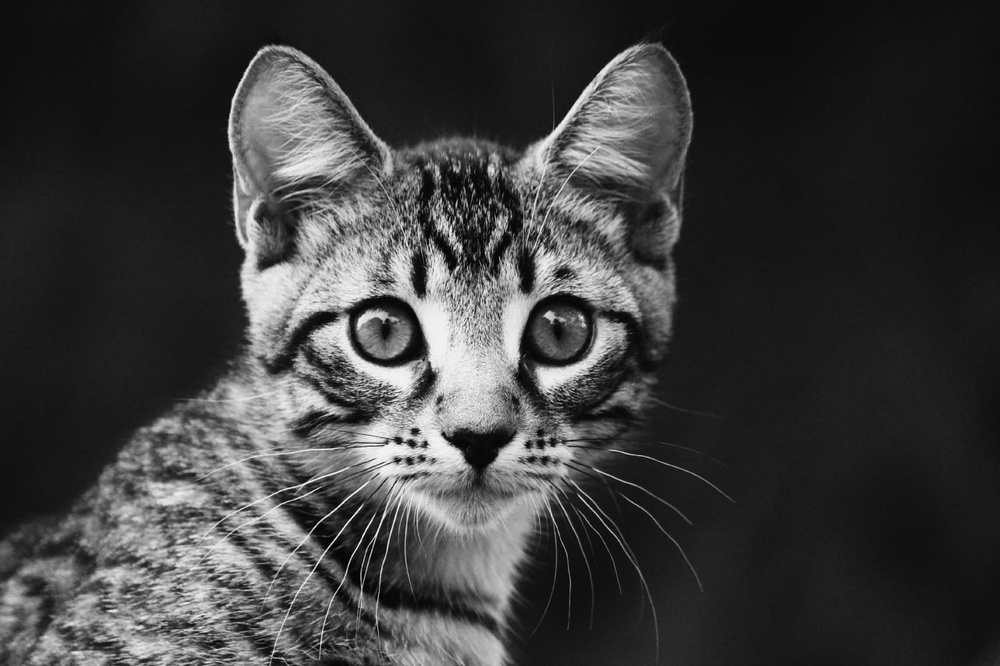
#> input picture lab2/imageKitty.jpg, 1000 x 666 px, shrunk from 1280 x 853 before the run
$ python lab2task1.py   (older library calls are emulated)
#> lines starting #> are read from the running program, lines starting #| are printed output that depends on the picture
#> further down, image is the input picture: shape (666, 1000); min 0, max 255, mean 60.7
import cv2
import numpy as np

# Функция для вычисления градиента методом Превитта вручную
def apply_prewitt(image):
    # Операторы Превитта для горизонтального и вертикального направлений
    kernel_x = np.array([[-1, 0, 1],
                         [-1, 0, 1],
                         [-1, 0, 1]])

    kernel_y = np.array([[ 1,  1,  1],
                         [ 0,  0,  0],
                         [-1, -1, -1]])

    # Применение свёртки для нахождения градиентов по x и y
    grad_x = cv2.filter2D(image, cv2.CV_64F, kernel_x)
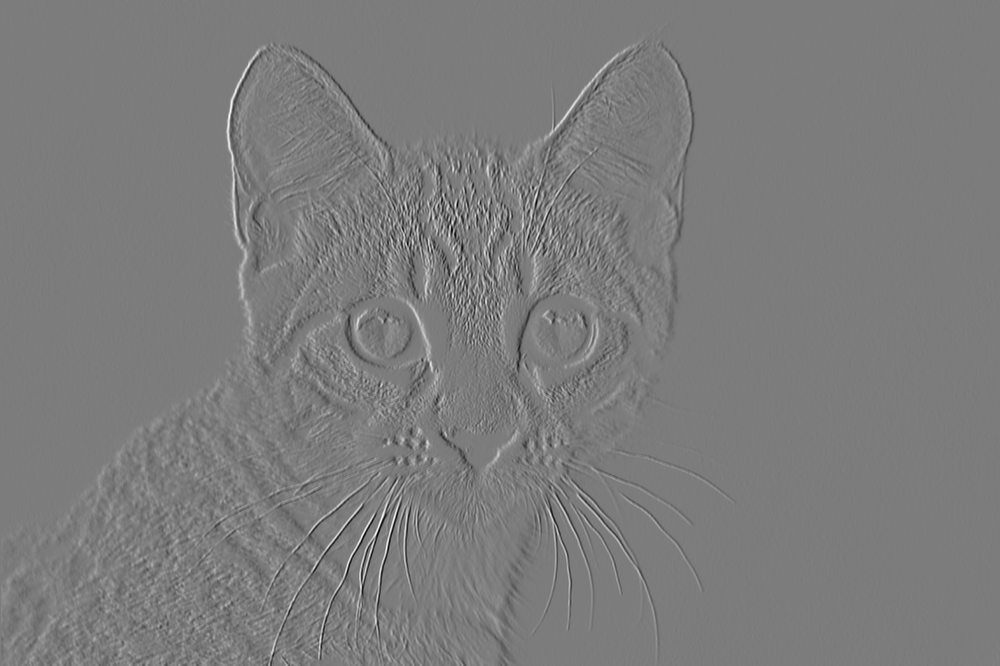
#> grad_x: shape (666, 1000) float64; min -612, max 641, mean -0.1; drawn with min black and max white
    grad_y = cv2.filter2D(image, cv2.CV_64F, kernel_y)
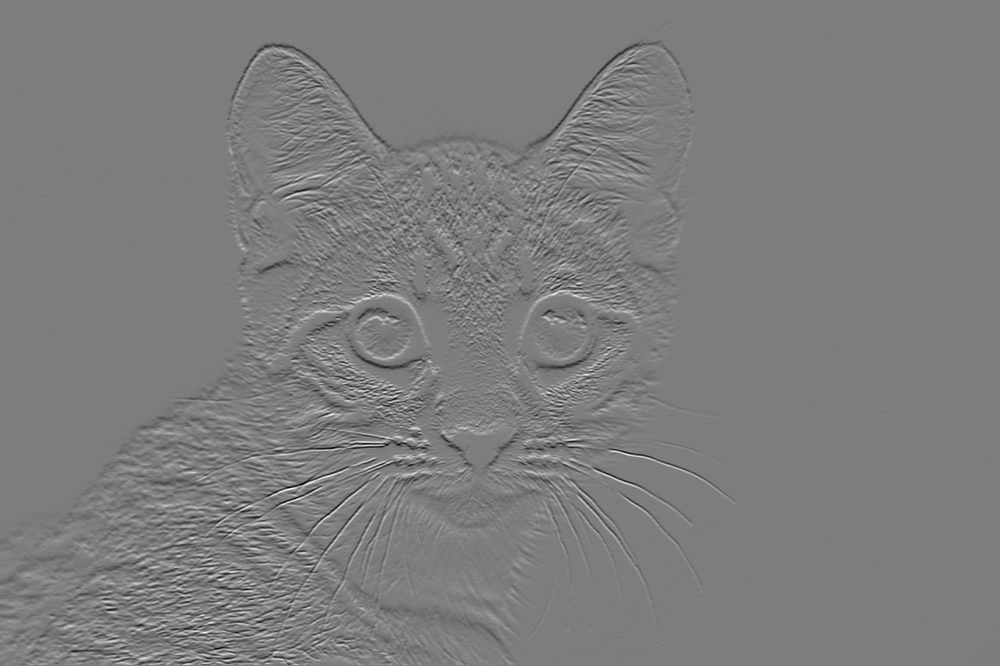
#> grad_y: shape (666, 1000) float64; min -592, max 611, mean -0.4; drawn with min black and max white

    # Вычисление градиента по модулю
    grad = np.sqrt(np.square(grad_x) + np.square(grad_y))
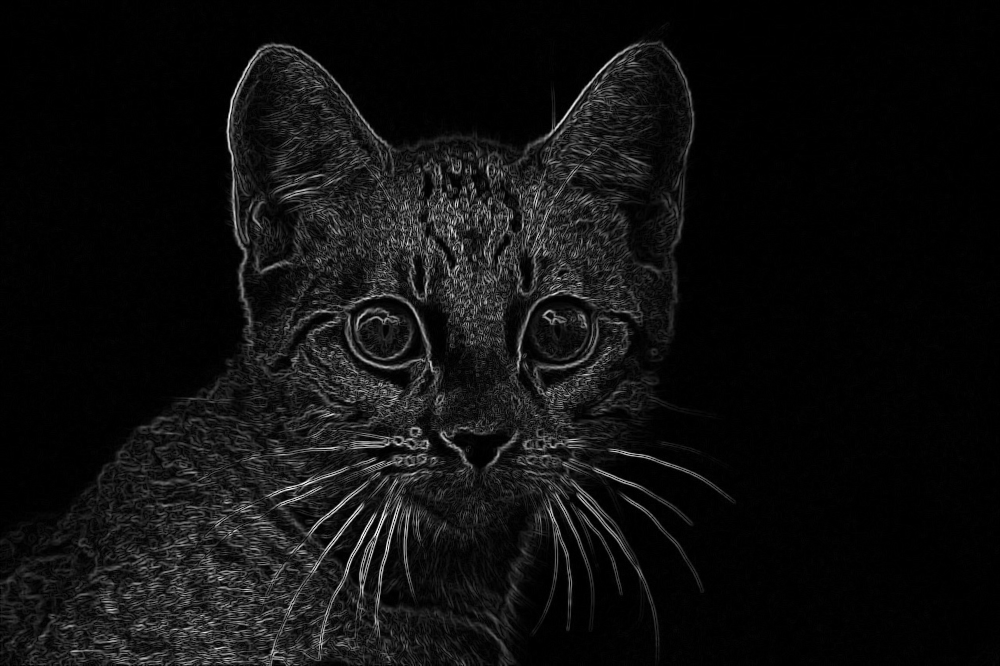
#> grad: shape (666, 1000) float64; min 0, max 641.8, mean 39.6; drawn with min black and max white

    # Нормализация к диапазону [0, 255]
    grad = cv2.convertScaleAbs(grad)
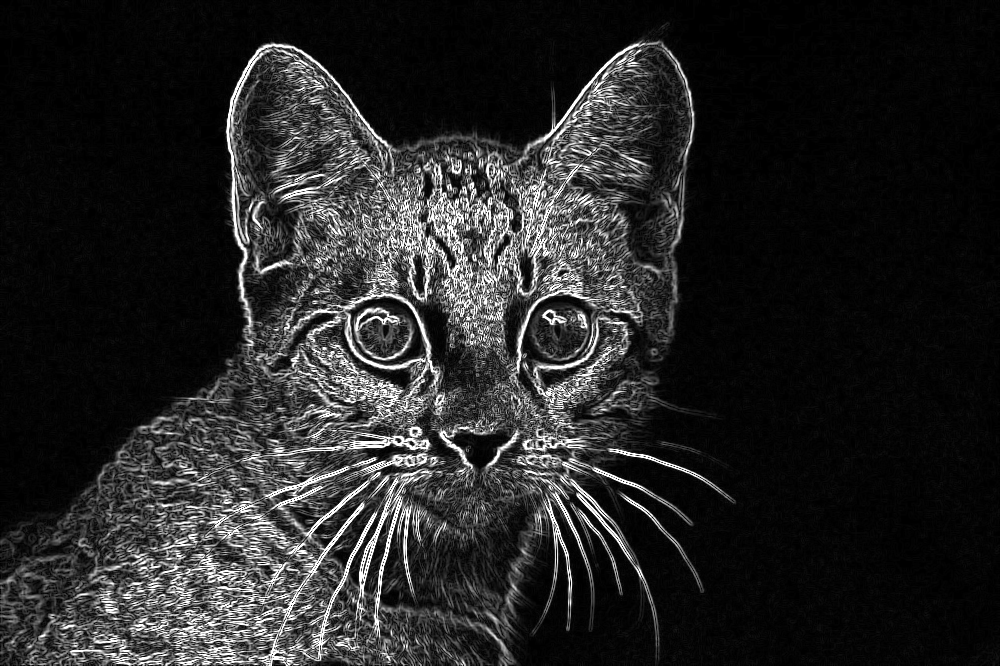
#> grad: shape (666, 1000); min 0, max 255, mean 37.9

    return grad

# Функция усредняющего сглаживания
def apply_mean_blur(image, kernel_size=(5, 5)):
    return cv2.blur(image, kernel_size)

# Функция медианной фильтрации
def apply_median_blur(image, kernel_size=5):
    return cv2.medianBlur(image, kernel_size)

# Функция вычисления градиента методом Собеля
def apply_sobel(image):
    sobel_x = cv2.Sobel(image, cv2.CV_64F, 1, 0, ksize=3)
    sobel_y = cv2.Sobel(image, cv2.CV_64F, 0, 1, ksize=3)
    sobel = np.sqrt(sobel_x**2 + sobel_y**2)
    sobel = cv2.convertScaleAbs(sobel)
    return sobel

# Функция вычисления Лапласиана
def apply_laplacian(image):
    laplacian = cv2.Laplacian(image, cv2.CV_64F)
    laplacian = cv2.convertScaleAbs(laplacian)
    return laplacian

# Функция повышения резкости изображения на основе Лапласиана
def apply_sharpen(image):
    laplacian = apply_laplacian(image)
    sharpened_image = cv2.addWeighted(image, 1.5, laplacian, -0.5, 0)
    return sharpened_image

# Загрузка изображения в оттенках серого
image = cv2.imread('imageKitty.jpg', cv2.IMREAD_GRAYSCALE)

# Применение всех функций
prewitt_image = apply_prewitt(image)
# [7 lines of commented-out code are left out]
cv2.imshow('Original Image', image)
cv2.imshow('Prewitt (Manual)', prewitt_image)
# [7 lines of commented-out code are left out]
prewitt_x = cv2.Sobel(image, cv2.CV_64F, 1, 0, ksize=3)
prewitt_y = cv2.Sobel(image, cv2.CV_64F, 0, 1, ksize=3)
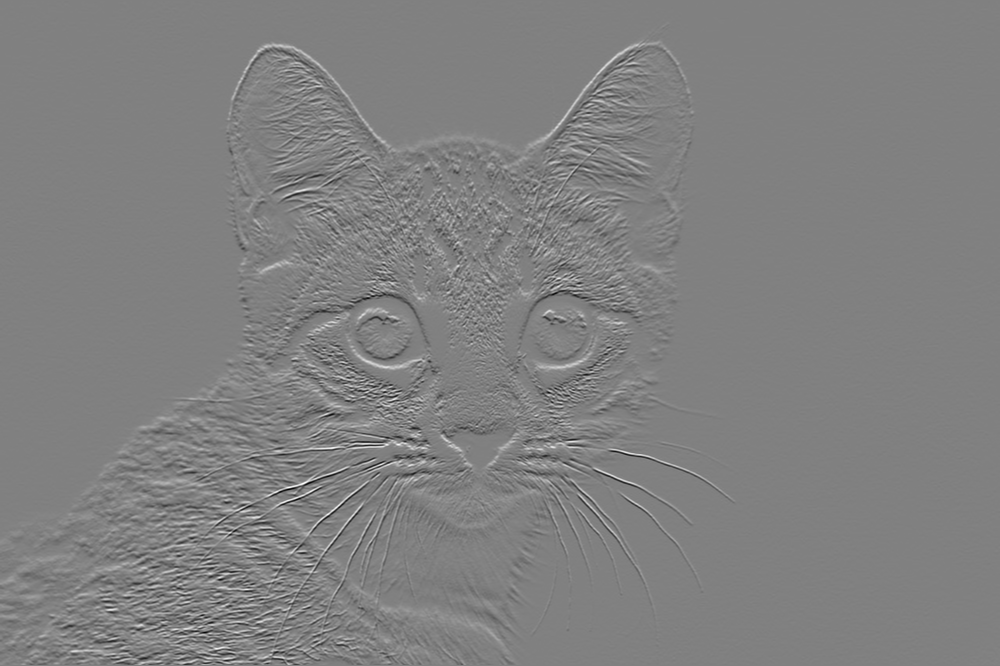
#> prewitt_y: shape (666, 1000) float64; min -827, max 811, mean 0.6; drawn with min black and max white
prewitt_opencv = np.sqrt(prewitt_x**2 + prewitt_y**2)

# Нормализация встроенного метода к диапазону [0, 255]
prewitt_opencv = cv2.convertScaleAbs(prewitt_opencv)
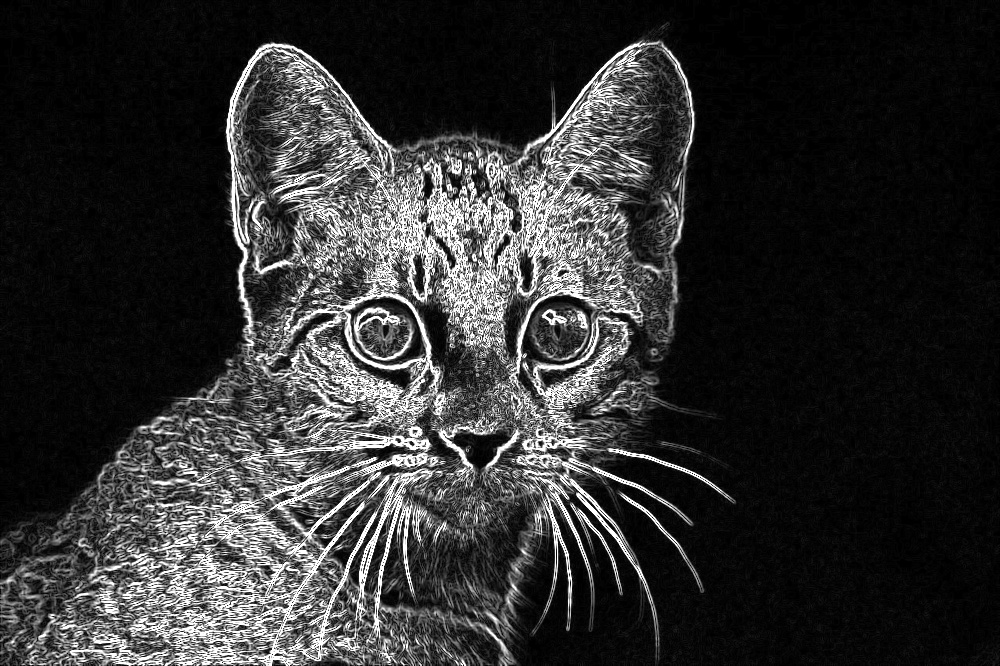
#> prewitt_opencv: shape (666, 1000); min 0, max 255, mean 48.7

cv2.imshow('Prewitt (OpenCV)', prewitt_opencv)

cv2.waitKey(0)
cv2.destroyAllWindows()
